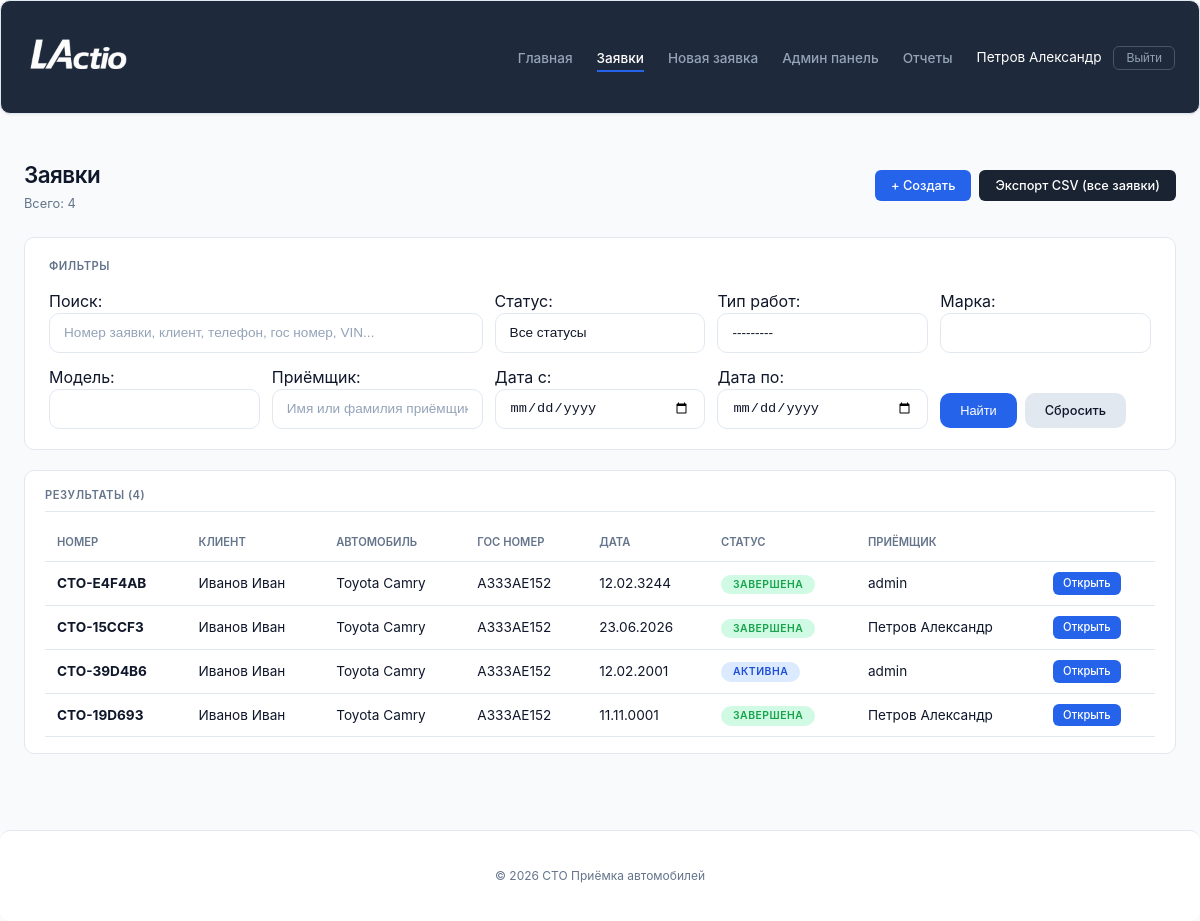
The app's page /requests/ (signed in), older data.
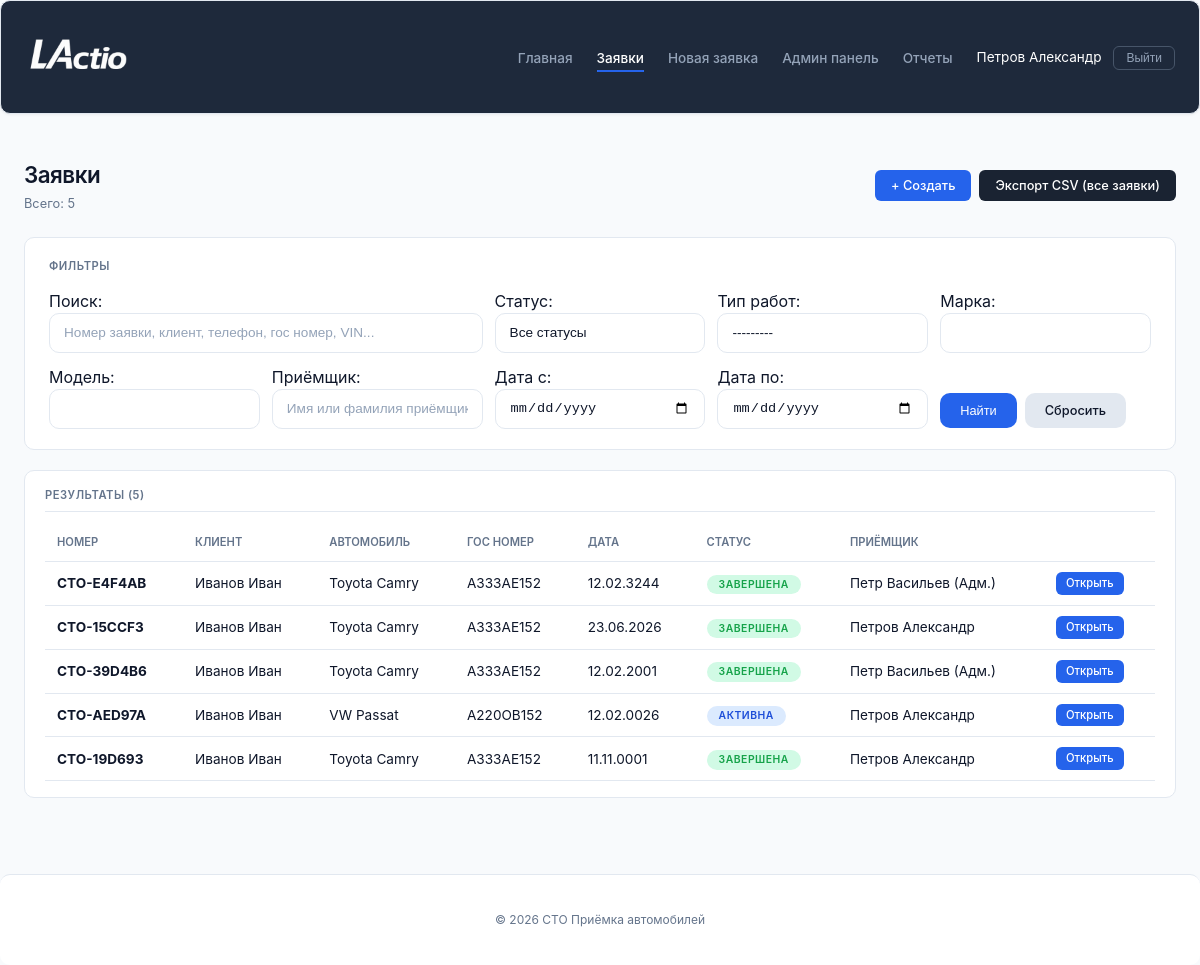
The same page, newer data.
### service_reception/models.py (models this page shows, shortened)
class User(AbstractUser):
    POSITION_CHOICES = [
        ('admin', 'Администратор'),
        ('receptionist', 'Приёмщик'),
        ('master', 'Мастер'),
    ]
    phone = models.CharField(max_length=20, blank=True, verbose_name='Телефон')
    position = models.CharField(max_length=50, choices=POSITION_CHOICES, default='receptionist', verbose_name='Должность')
    avatar = models.ImageField(upload_to='avatars/', blank=True, null=True, verbose_name='Фото')
    is_approved = models.BooleanField(default=False, verbose_name='Подтверждён администратором')
    class Meta:
        verbose_name = 'Пользователь'
        verbose_name_plural = 'Пользователи'

class RepairRequest(models.Model):
    STATUS_CHOICES = [
        ('draft', 'Черновик'),
        ('active', 'Активна'),
        ('completed', 'Завершена'),
        ('cancelled', 'Отменена'),
    ]
    request_number = models.CharField(max_length=20, unique=True, editable=False)
    receptionist = models.ForeignKey(User, on_delete=models.CASCADE)
    reception_date = models.DateField()
    reception_time = models.TimeField()
    client_name = models.CharField(max_length=200)
    client_phone = models.CharField(max_length=20)
    car_brand = models.CharField(max_length=100)
    car_model = models.CharField(max_length=100)
    license_plate = models.CharField(max_length=20, blank=True)
    vin = models.CharField(max_length=17, blank=True)
    work_types = models.ManyToManyField('WorkType', blank=True)
    issue_description = models.TextField()
    notes = models.TextField(blank=True)
    dashboard_photo = models.ImageField(
        upload_to='dashboard/',
        blank=True,
        null=True,
        verbose_name='Фото приборной панели'
    )
    mileage = models.IntegerField(
        null=True,
        blank=True,
        verbose_name='Пробег (км)'
    )
    status = models.CharField(max_length=20, choices=STATUS_CHOICES, default='draft')
    started_at = models.DateTimeField(null=True, blank=True, verbose_name="Время начала")
    completed_at = models.DateTimeField(null=True, blank=True, verbose_name="Время завершения")
    time_spent = models.DurationField(null=True, blank=True, verbose_name="Затраченное время")

### service_reception/views.py (the view, shortened to what this page needs)
# urls.py: path('requests/', views.request_list, name='request_list'),
def request_list(request):
    if not request.user.is_authenticated:
        return redirect('service_reception:login')
    if request.user.is_staff:
        requests_list = RepairRequest.objects.select_related('receptionist').all().order_by('-reception_date', '-reception_time')
    else:
        requests_list = RepairRequest.objects.filter(receptionist=request.user).select_related('receptionist').order_by('-reception_date', '-reception_time')
    form = RepairRequestSearchForm(request.GET)
    if form.is_valid():
        query = form.cleaned_data.get('search')
        status = form.cleaned_data.get('status')
        work_type = form.cleaned_data.get('work_type')
        date_from = form.cleaned_data.get('date_from')
        date_to = form.cleaned_data.get('date_to')
        car_brand = form.cleaned_data.get('car_brand')
        car_model = form.cleaned_data.get('car_model')
        receptionist_name = form.cleaned_data.get('receptionist_name')
        if status:
            requests_list = requests_list.filter(status=status)
        if work_type:
            requests_list = requests_list.filter(work_types=work_type)
        if date_from:
            requests_list = requests_list.filter(reception_date__gte=date_from)
        if date_to:
            requests_list = requests_list.filter(reception_date__lte=date_to)
        if car_brand:
            requests_list = requests_list.filter(car_brand__icontains=car_brand)
        if car_model:
            requests_list = requests_list.filter(car_model__icontains=car_model)
        if receptionist_name and request.user.is_staff:
            requests_list = requests_list.filter(
                Q(receptionist__first_name__icontains=receptionist_name) |
                Q(receptionist__last_name__icontains=receptionist_name)
            )
    context = {
        'requests_list': requests_list,
        'form': form,
        'is_admin': request.user.is_staff,
    }
    return render(request, 'reception/request_list.html', context)

### service_reception/models.py (called while the page is built)
    def __str__(self):
        return self.name

### service_reception/templates/reception/request_list.html (shortened to what this page needs)
{% extends 'reception/base.html' %}
{% load static %}
{% block content %}
<div class="page_header">
    <div>
        <div class="title">Заявки</div>
        <div class="subtitle">Всего: {{ requests_list.count }}</div>
    </div>
    <div class="actions">
        <a href="{% url 'service_reception:request_create' %}" class="btn btn_primary">+ Создать</a>
        <a href="{% url 'service_reception:export_requests_csv_all' %}" class="btn btn_print" target="_blank">
            Экспорт CSV (все заявки)
        </a>
    </div>
</div>
<div class="search_section">
    <div class="search_title">Фильтры</div>
    <form method="get" class="search_form">
        <div class="search_field_group" style="grid-column: span 2;">
            {{ form.search.label_tag }}
            {{ form.search }}
        </div>
        <div class="search_field_group">
            {{ form.status.label_tag }}
            {{ form.status }}
        </div>
        <div class="search_field_group">
            {{ form.work_type.label_tag }}
            {{ form.work_type }}
        </div>
        <div class="search_field_group">
            {{ form.car_brand.label_tag }}
            {{ form.car_brand }}
        </div>
        <div class="search_field_group">
            {{ form.car_model.label_tag }}
            {{ form.car_model }}
        </div>
        <div class="search_field_group">
            {{ form.receptionist_name.label_tag }}
            {{ form.receptionist_name }}
        </div>
        <div class="search_field_group">
            {{ form.date_from.label_tag }}
            {{ form.date_from }}
        </div>
        <div class="search_field_group">
            {{ form.date_to.label_tag }}
            {{ form.date_to }}
        </div>
        <div class="search_buttons">
            <button type="submit" class="btn btn_primary">Найти</button>
            <a href="{% url 'service_reception:request_list' %}" class="btn btn_secondary">Сбросить</a>
        </div>
    </form>
</div>
<div class="card">
    <div class="card_header">Результаты ({{ requests_list.count }})</div>
    {% if requests_list %}
    <div class="table_wrapper">
        <table class="data_table">
            <thead>
                <tr>
                    <th class="data_table_header">Номер</th>
                    <th class="data_table_header">Клиент</th>
                    <th class="data_table_header">Автомобиль</th>
                    <th class="data_table_header">Гос номер</th>
                    <th class="data_table_header">Дата</th>
                    <th class="data_table_header">Статус</th>
                    <th class="data_table_header">Приёмщик</th>
                    <th class="data_table_header"></th>
                </tr>
            </thead>
            <tbody>
                {% for req in requests_list %}
                <tr>
                    <td class="data_table_cell"><strong>{{ req.request_number }}</strong></td>
                    <td class="data_table_cell">{{ req.client_name }}</td>
                    <td class="data_table_cell">{{ req.car_brand }} {{ req.car_model }}</td>
                    <td class="data_table_cell">{{ req.license_plate }}</td>
                    <td class="data_table_cell">{{ req.reception_date|date:"d.m.Y" }}</td>
                    <td class="data_table_cell">
                        <span class="status_badge status_{{ req.status }}">{{ req.get_status_display }}</span>
                    </td>
                    <td class="data_table_cell">{{ req.receptionist.get_full_name|default:req.receptionist.username }}</td>
                    <td class="data_table_cell">
                        <a href="{% url 'service_reception:request_detail' req.pk %}" class="btn btn_primary btn_small">Открыть</a>
                    </td>
                </tr>
                {% endfor %}
            </tbody>
        </table>
    </div>
    {% else %}
    <div class="empty_state">Заявки не найдены</div>
    {% endif %}
</div>
{% endblock %}

### service_reception/templates/reception/base.html (shortened to what this page needs)
{% load static %}
<!DOCTYPE html>
<html lang="ru">
<head>
    <link rel="stylesheet" href="{% static 'css/style.css' %}">
</head>
<body>
    <nav class="navbar_custom">
        <div class="main_container">
            <div class="nav_inner">
                <a class="navbar_brand" href="{% url 'service_reception:home' %}">
                    <img src="{% static 'images/logoo.png' %}" alt="СТО Приёмка" class="logo_img" style="height: 48px !important; width: auto !important;">
                </a>
                <ul class="navbar_menu">
                    <li><a class="navbar_link {% if request.path == '/' %}active{% endif %}" href="{% url 'service_reception:home' %}">Главная</a></li>
                    <li><a class="navbar_link {% if request.path == '/requests/' %}active{% endif %}" href="{% url 'service_reception:request_list' %}">Заявки</a></li>
                    <li><a class="navbar_link {% if request.path == '/requests/create/' %}active{% endif %}" href="{% url 'service_reception:request_create' %}">Новая заявка</a></li>
                    {% if user.is_authenticated %}
                        {% if user.is_staff %}
                            <li><a class="navbar_link {% if '/admin-panel/' in request.path %}active{% endif %}" href="{% url 'service_reception:admin_dashboard' %}">Админ панель</a></li>
                        {% endif %}
                        {% if user.is_staff %}
                            <li><a class="navbar_link {% if '/reports/receptionists/' in request.path %}active{% endif %}" href="{% url 'service_reception:reports_receptionists' %}">Отчеты</a></li>
                        {% endif %}
                        <li class="nav_user">
                            <span class="nav_username">{{ user.get_full_name|default:user.username }}</span>
                            <form method="post" action="{% url 'service_reception:logout' %}" class="nav_logout_form">
                                <button type="submit" class="btn_logout">Выйти</button>
                            </form>
                        </li>
                    {% else %}
                        <li><a class="btn btn_login" href="{% url 'service_reception:login' %}">Вход</a></li>
                        <li><a class="btn btn_register" href="{% url 'service_reception:register' %}">Регистрация</a></li>
                    {% endif %}
                </ul>
            </div>
        </div>
    </nav>
    <main class="main_container">
        {% block content %}{% endblock %}
    </main>
    <footer class="footer_custom">
        <div class="main_container">
            <p>© {% now "Y" %} СТО Приёмка автомобилей</p>
        </div>
    </footer>
</body>
</html>

Row changes from the older to the newer data that the page shows:
changed through a linked row, RepairRequest "СТО-E4F4AB": receptionist.get_full_name "admin" → "Петр Васильев (Адм.)"
changed RepairRequest "СТО-39D4B6": status "АКТИВНА" → "ЗАВЕРШЕНА"; receptionist.get_full_name "admin" → "Петр Васильев (Адм.)"
added RepairRequest: request_number "СТО-AED97A", client_name "Иванов Иван", car_brand "VW", car_model "Passat", license_plate "A220OB152", reception_date "12.02.0026", status "АКТИВНА", receptionist.get_full_name "Петров Александр"
Text that changed along with them:
{{ requests_list.count }}: "4" → "5"
